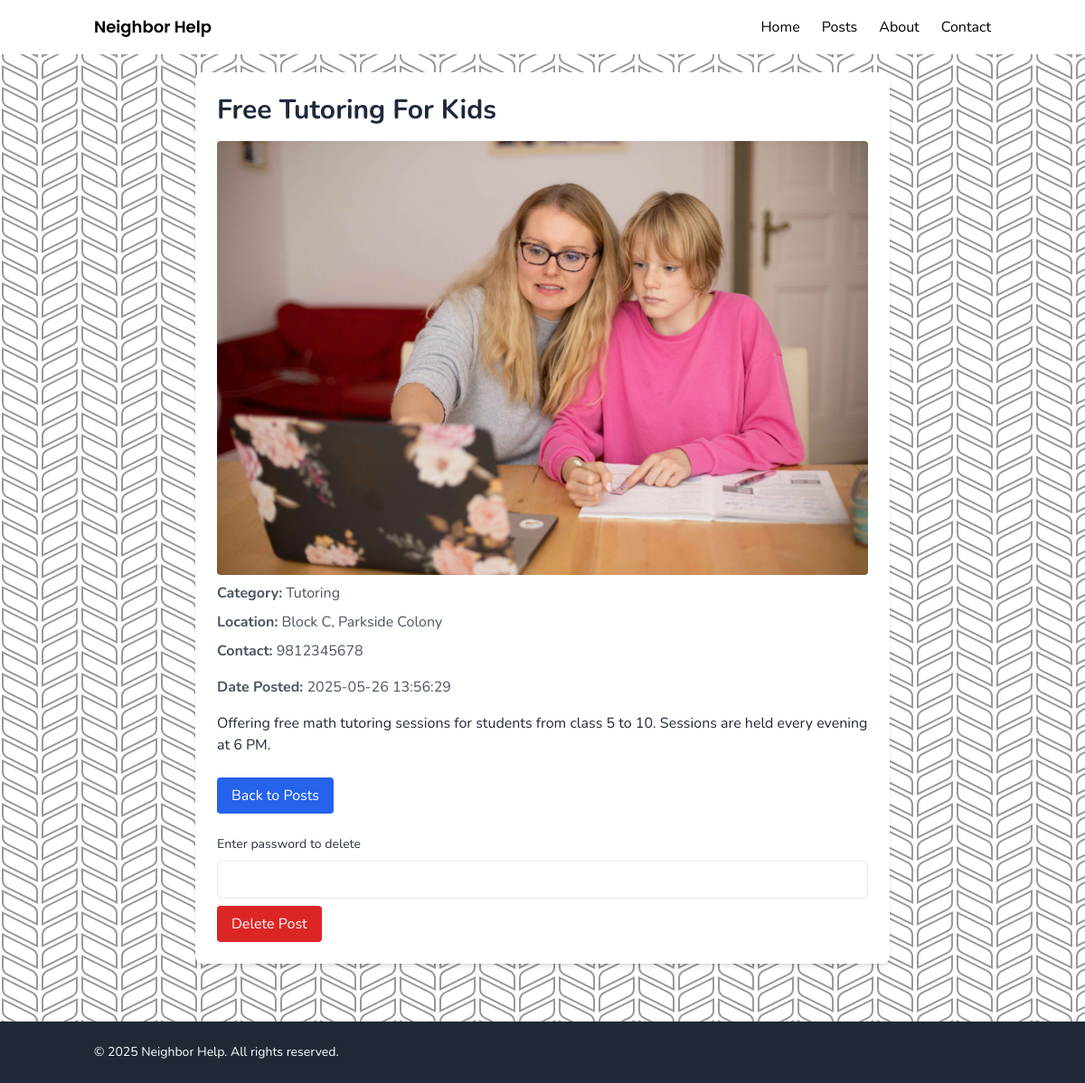
Page /posts/3 on the committed database.
### tables this page shows
CREATE TABLE posts (id INTEGER PRIMARY KEY AUTOINCREMENT, title TEXT NOT NULL, category TEXT NOT NULL, description TEXT NOT NULL, location TEXT NOT NULL, contact INTEGER NOT NULL, date_posted DATE DATETIME DEFAULT CURRENT_TIMESTAMP NOT NULL, password TEXT, image_filename TEXT);

### app.py (the view)
@app.route('/posts/<int:post_id>')
def post_detail(post_id):
    conn = sqlite3.connect('neighborhelp.sqlite3')
    cursor = conn.cursor()
    cursor.execute("SELECT id, title, description, category, location, contact, date_posted, image_filename FROM posts WHERE id = ?", (post_id,))
    post = cursor.fetchone()
    conn.close()
    if post is None:
        return "Post not found", 404
    return render_template('post_detail.html', post=post, page='posts')

### templates/post_detail.html (shortened to what this page needs)
{% extends 'base.html' %}
{% block content %}
<div class="max-w-screen-md mx-auto p-6 mt-20 bg-white rounded-lg shadow-md">
  <h1 class="text-3xl font-bold mb-4">{{ post[1].title() }}</h1>
  {% if post[7] %}
  <img src="{{ url_for('static', filename='uploads/' + post[7]) }}" alt="Post Image" class="mb-2 rounded w-full max-h-2/4 object-cover">
  {% endif %}
  <p class="text-gray-600 mb-2"><strong>Category:</strong> {{ post[3].replace('_', ' ').title() }}</p>
  <p class="text-gray-600 mb-2"><strong>Location:</strong> {{ post[4] }}</p>
  <p class="text-gray-600 mb-4"><strong>Contact:</strong> {{ post[5] }}</p>
  <p class="text-gray-600 mb-4"><strong>Date Posted:</strong> {{ post[6] }}</p>
  <p class="text-gray-800 whitespace-pre-line">{{ post[2] }}</p>
  <a href="{{ url_for('show_posts') }}" class="inline-block mt-6 px-4 py-2 bg-blue-600 text-white rounded hover:bg-blue-700">Back to Posts</a>
  <form action="{{ url_for('delete_post', post_id=post[0]) }}" method="POST" class="mt-6 space-y-2">
    <label for="password" class="block text-sm font-medium text-gray-700">Enter password to delete</label>
    <input type="password" name="password" required class="w-full border rounded-md px-3 py-2">
    <button type="submit" class="bg-red-600 text-white px-4 py-2 rounded hover:bg-red-700">Delete Post</button>
  </form>
</div>
{% endblock %}

### templates/base.html (shortened to what this page needs)
<!DOCTYPE html>
<html lang="en">
<head>
    <script src="https://cdn.tailwindcss.com"></script>
    <link rel="stylesheet" href="/static/css/styles.css">
    <link rel="stylesheet" href="/static/css/aos-master/dist/aos.css" />
</head>
<body class="{% if page == 'posts' %}bg-[url('/static/pattern.svg')] bg-repeat max-h-screen{% else %}bg-white{% endif %} text-slate-800 font-nunito">
    <nav class="absolute top-0 left-0 w-full z-30 {% if page == 'posts'%}bg-white {% endif %}">
        <div class="max-w-screen-lg mx-auto px-4 py-4 flex items-center justify-between relative z-30">
            <a href="/" class="text-lg font-semibold font-poppins {% if page == 'index' %}text-white{% else %}text-black{% endif %}">Neighbor Help</a>
            <div class="flex gap-6 {% if page == 'index' %}text-white{% else %}text-black{% endif %}">
                <a href="/" class="{% if page == 'index' %}hover:text-slate-300{% else %}hover:text-gray-600{% endif %} cursor-pointer">Home</a>
                <a href="/posts" class="{% if page == 'index' %}hover:text-slate-300{% else %}hover:text-gray-600{% endif %} cursor-pointer">Posts</a>
                <a href="#about" class="{% if page == 'index' %}hover:text-slate-300{% else %}hover:text-gray-600{% endif %} cursor-pointer">About</a>
                <a href="#contact" class="{% if page == 'index' %}hover:text-slate-300{% else %}hover:text-gray-600{% endif %} cursor-pointer">Contact</a>
            </div>
        </div>
    </nav>
    {% block content %}
    {% endblock %}
    <footer class="bg-gray-800 text-white py-6 mt-16">
        <div class="max-w-screen-lg mx-auto px-4 flex flex-col md:flex-row justify-between items-center">
            <p class="text-sm">&copy; 2025 Neighbor Help. All rights reserved.</p>
        </div>
    </footer>
</body>
</html>

### static/css/styles.css (style rules this page uses)
html, body { scroll-behavior: smooth; }

### rows in the picture
posts: title "Free Tutoring For Kids", image_filename (picture), category "Tutoring", location "Block C, Parkside Colony", contact "9812345678", date_posted "2025-05-26 13:56:29", description "Offering free math tutoring sessions for students from class 5 to 10. Sessions are held every evening at 6 PM."
